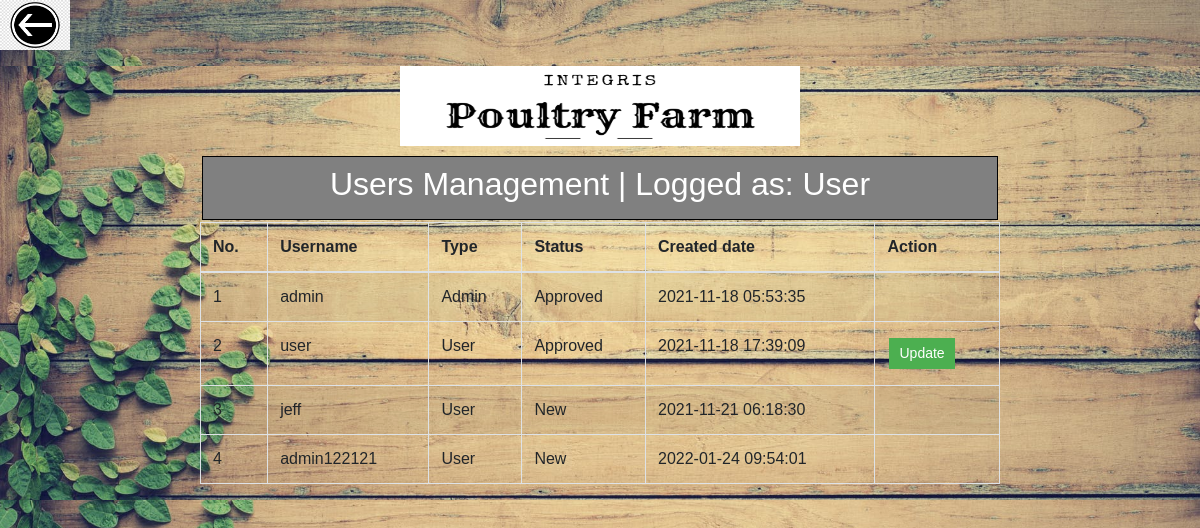
The page /users.php (signed in) on the database its author committed.
### tables this page shows
CREATE TABLE `users` (
  `id` int(11) NOT NULL,
  `username` varchar(50) NOT NULL,
  `password` varchar(255) NOT NULL,
  `type` char(255) NOT NULL,
  `status` char(255) NOT NULL,
  `created_at` datetime DEFAULT current_timestamp()
);

### users.php (the view, shortened to what this page needs)
<?php
    include 'connection.php';
    $user = $_SESSION['username'];
    $pass = $_SESSION['password'];
    try {
		$conn->setAttribute(PDO::ATTR_ERRMODE, PDO::ERRMODE_EXCEPTION);
		$statement = $conn->query("SELECT * FROM users WHERE username='$user' AND password='$pass'");
		$statement->execute();
		$result = $statement->fetch();
	} catch(PDOException $e) {
		echo $sql . "<br>" . $e->getMessage();
	}
    try {
		$conn->setAttribute(PDO::ATTR_ERRMODE, PDO::ERRMODE_EXCEPTION);
		$stmtFetchAllUsers = $conn->query("SELECT * FROM users");
		$stmtFetchAllUsers->execute();
		$resultFetchAllUsers = $stmtFetchAllUsers->fetchAll();
	} catch(PDOException $e) {
		echo $sql . "<br>" . $e->getMessage();
	}
    $username = $result['username'];
?>
<!DOCTYPE html>
<html lang="en">
<head>
    <link rel="stylesheet" type="text/css" href="assets/css/homepage.css">
    <link rel="stylesheet" type="text/css" href="assets/css/bootstrap.css">
    <link rel="stylesheet" type="text/css" href="assets/css/dataTables.bootstrap4.min.css">
</head>
<body>
    <div >
        <a href="javascript:history.back()">
            <p><img src="assets/images/back.png" alt="Cinque Terre" width="70px" height="50px"></p>
        </a>
    </div>
    <div class="bg">
        <div class="header">
            <h1><img src="assets/images/integris.png" alt="Cinque Terre" width="400px" height="80px"></h1>
        </div>
        <div class="center">
            <div class="columns">
                <span><h2>Users Management | Logged as: <?php echo ucwords($username); ?></h2></span>
            </div>
        </div>
        <div class="center">
            <div class="columns">
                <table id="example" class="table table-striped table-bordered" style="width:100%">
                    <thead>
                        <tr>
                            <th>No.</th>
                            <th>Username</th>
                            <th>Type</th>
                            <th>Status</th>
                            <th>Created date</th>
                            <th>Action</th>
                        </tr>
                    </thead>
                    <tbody>
                        <?php
                        $i = 1;
                        foreach ($resultFetchAllUsers as $rowtFetchAllUsers) {
                        ?>
                        <tr>
                            <td><?php echo $i; ?></td>
                            <td><?php echo $rowtFetchAllUsers['username']; ?></td>
                            <td>
                                <?php
                                    if ($rowtFetchAllUsers['type']==='0') {
                                        echo "Admin";
                                    } else {
                                        echo "User";
                                    }
                                ?>
                            </td>
                            <td>
                                <?php
                                    if ($rowtFetchAllUsers['status']==='1') {
                                        echo "Approved";
                                    } else {
                                        echo "New";
                                    }
                                ?>
                            </td>
                            <td><?php echo $rowtFetchAllUsers['created_at']; ?></td>
                            <td>
                                <?php
                                    if ($_SESSION['type']==='0' && $_SESSION['status']==='1') {
                                        if ($rowtFetchAllUsers['status']==='0') {
                                ?>
                                    <a class="button buttonblue" name="approve" onclick="javascript: return confirm('Please confirm to approve.');" href="query/accountapprove.php?id=<?php echo $rowtFetchAllUsers['id']; ?>">Approve</a>
                                <?php
                                        }
                                ?>
                                    <a class="button buttongreen" name="update" href="accountedit.php?id=<?php echo $rowtFetchAllUsers['id']; ?>">Update</a>
                                    <a class="button buttonred" name="delete" onclick="javascript: return confirm('Please confirm to delete.');" href="query/accountdelete.php?id=<?php echo $rowtFetchAllUsers['id']; ?>">Delete</a>
                                <?php
                                    } else if ($_SESSION['type']==='1' && ($_SESSION['id']===$rowtFetchAllUsers['id'])) {
                                ?>
                                    <a class="button buttongreen" name="update" href="accountedit.php?id=<?php echo $rowtFetchAllUsers['id']; ?>">Update</a>
                                <?php
                                    } else if ($_SESSION['type']==='0') {
                                ?>
                                    <a class="button buttongreen" name="update" href="accountedit.php?id=<?php echo $rowtFetchAllUsers['id']; ?>">Update</a>
                                <?php
                                    }
                                ?>
                            </td>
                        </tr>
                        <?php $i++;} ?>
                    </tbody>
                </table>
            </div>
        </div>
    </div>
</body>
</html>

### assets/css/homepage.css (style rules this page uses)
.bg { background: url("assets/images/homepagebg.jpeg"); height: 100%; background-position: center; background-repeat: no-repeat; background-size: cover; }
h1 { text-align: center; }
.center { display: flex; justify-content: center; }
.columns { display: flex; justify-content: center; width: 800px; }
span { width: 100%; padding: .5em; margin: 2px; text-align: center; background-color:grey; border: solid black 1px; color: white; }
a { text-decoration: none; color: white; }
.button { background-color: transparent; border: none; color: white; text-align: center; text-decoration: none; display: inline-block; cursor: pointer; }

### users.php (style rules this page uses)
body { background:url(assets/images/homepagebg.jpeg) no-repeat; background-attachment: fixed; background-size: cover; background-position: center; font-family: sans-serif; }
.button { background-color: #4CAF50; border: none; color: white; padding: 5px 10px; text-align: center; text-decoration: none; display: inline-block; font-size: 14px; margin: 4px 2px; cursor: pointer; }

### rows shown on the page
users: username "User", username "user", type "User", status "Approved", created_at "2021-11-18 17:39:09"
users: username "admin", type "Admin", status "Approved", created_at "2021-11-18 05:53:35"
users: username "jeff", type "User", status "New", created_at "2021-11-21 06:18:30"
users: username "admin122121", type "User", status "New", created_at "2022-01-24 09:54:01"
